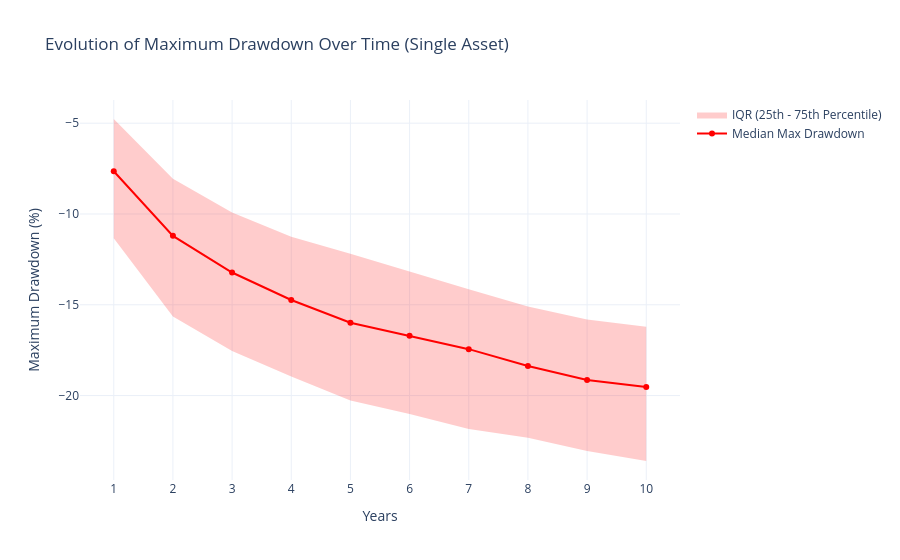

Notebook code cell kept with this figure:
### Markdown cell above
# Single Asset Drawdown Simulation over Time

In this section, we simulate the performance of a single asset over a 10-year period to observe the evolution of its maximum drawdown. We calculate the maximum drawdown experienced from the start up to each year (1 through 10) across many simulations, and plot the median, 25th percentile, and 75th percentile of these maximum drawdowns over time. As time increases, the expected maximum drawdown generally becomes more severe.

### Code cell
import numpy as np
import pandas as pd
import plotly.graph_objects as go

# Parameters for the single asset
annual_mean_single = 0.25
annual_std_single = 0.18
monthly_mean_single = annual_mean_single / 12
monthly_std_single = annual_std_single / np.sqrt(12)

years = 10
months_per_year = 12
total_months = years * months_per_year
num_sims_single = 1000

# Store the maximum drawdown up to each year for each simulation
# Shape: (num_sims, years)
mdd_over_time = np.zeros((num_sims_single, years))

np.random.seed(42) # For reproducibility

for i in range(num_sims_single):
    # Simulate monthly returns for 10 years
    returns = np.random.normal(monthly_mean_single, monthly_std_single, total_months)
    
    # Calculate cumulative returns
    cum_returns = (1 + returns).cumprod()
    
    # Calculate running maximum
    running_max = np.maximum.accumulate(cum_returns)
    
    # Calculate drawdown at each month
    drawdown = (cum_returns - running_max) / running_max
    
    # For each year (1 to 10), find the minimum drawdown (maximum loss) up to that point
    for y in range(1, years + 1):
        # Months up to the end of year y
        end_month = y * months_per_year
        mdd_over_time[i, y-1] = np.min(drawdown[:end_month]) * 100 # Convert to percentage

# Calculate statistics across simulations for each year
mdd_median = np.median(mdd_over_time, axis=0)
mdd_p25 = np.percentile(mdd_over_time, 25, axis=0)
mdd_p75 = np.percentile(mdd_over_time, 75, axis=0)

year_labels = np.arange(1, years + 1)

# Plotting the evolution of drawdown over time
fig = go.Figure()

# Median
fig.add_trace(go.Scatter(
    x=year_labels, y=mdd_median,
    mode='lines+markers',
    name='Median Max Drawdown',
    line=dict(color='red')
))

# 75th percentile (upper bound of IQR for negative numbers, i.e., less severe drawdown)
fig.add_trace(go.Scatter(
    x=year_labels, y=mdd_p75,
    mode='lines',
    showlegend=False,
    line=dict(width=0),
    hoverinfo='skip'
))

# 25th percentile (lower bound of IQR for negative numbers, i.e., more severe drawdown)
fig.add_trace(go.Scatter(
    x=year_labels, y=mdd_p25,
    mode='lines',
    fill='tonexty',
    fillcolor='rgba(255,0,0,0.2)',
    name='IQR (25th - 75th Percentile)',
    line=dict(width=0)
))

fig.update_layout(
    title='Evolution of Maximum Drawdown Over Time (Single Asset)',
    xaxis_title='Years',
    yaxis_title='Maximum Drawdown (%)',
    hovermode='x unified',
    template='plotly_white',
    xaxis=dict(tickmode='linear', tick0=1, dtick=1)
)

fig.show()

### Figure 1 — Plotly figure (JSON) as saved in the notebook; plotly's stock layout.template omitted (floating-point values rounded to 4 significant figures)
{"data": [{"line": {"color": "red"}, "mode": "lines+markers", "name": "Median Max Drawdown", "type": "scatter", "x": [1, 2, 3, 4, 5, 6, 7, 8, 9, 10], "y": [-7.645, -11.2, -13.22, -14.74, -15.99, -16.71, -17.44, -18.37, -19.15, -19.53]}, {"hoverinfo": "skip", "line": {"width": 0}, "mode": "lines", "showlegend": false, "type": "scatter", "x": [1, 2, 3, 4, 5, 6, 7, 8, 9, 10], "y": [-4.768, -8.06, -9.912, -11.25, -12.19, -13.17, -14.14, -15.09, -15.82, -16.21]}, {"fill": "tonexty", "fillcolor": "rgba(255,0,0,0.2)", "line": {"width": 0}, "mode": "lines", "name": "IQR (25th - 75th Percentile)", "type": "scatter", "x": [1, 2, 3, 4, 5, 6, 7, 8, 9, 10], "y": [-11.34, -15.64, -17.54, -18.96, -20.27, -21.02, -21.84, -22.33, -23.06, -23.61]}], "layout": {"hovermode": "x unified", "title": {"text": "Evolution of Maximum Drawdown Over Time (Single Asset)"}, "xaxis": {"dtick": 1, "tick0": 1, "tickmode": "linear", "title": {"text": "Years"}}, "yaxis": {"title": {"text": "Maximum Drawdown (%)"}}}}
